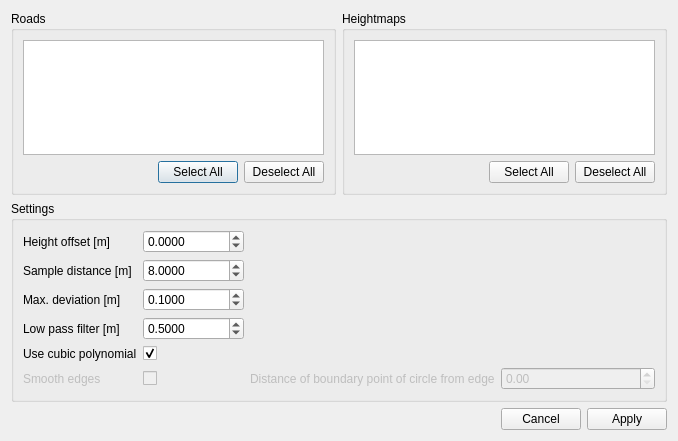
<?xml version="1.0" encoding="UTF-8"?>
<ui version="4.0">
 <class>SuperelevationWizard</class>
 <widget class="QDialog" name="SuperelevationWizard">
  <property name="geometry">
   <rect>
    <x>0</x>
    <y>0</y>
    <width>678</width>
    <height>441</height>
   </rect>
  </property>
  <property name="windowTitle">
   <string>Dialog</string>
  </property>
  <layout class="QVBoxLayout" name="verticalLayout_4">
   <item>
    <layout class="QHBoxLayout" name="horizontalLayout_3">
     <item>
      <widget class="QGroupBox" name="groupBox">
       <property name="title">
        <string>Roads</string>
       </property>
       <layout class="QVBoxLayout" name="verticalLayout">
        <item>
         <widget class="QListWidget" name="roadsList"/>
        </item>
        <item>
         <layout class="QHBoxLayout" name="horizontalLayout">
          <item>
           <spacer name="horizontalSpacer">
            <property name="orientation">
             <enum>Qt::Horizontal</enum>
            </property>
            <property name="sizeHint" stdset="0">
             <size>
              <width>40</width>
              <height>20</height>
             </size>
            </property>
           </spacer>
          </item>
          <item>
           <widget class="QPushButton" name="selectAllRoads">
            <property name="text">
             <string>Select All</string>
            </property>
           </widget>
          </item>
          <item>
           <widget class="QPushButton" name="deselectAllRoads">
            <property name="text">
             <string>Deselect All</string>
            </property>
           </widget>
          </item>
         </layout>
        </item>
       </layout>
      </widget>
     </item>
     <item>
      <widget class="QGroupBox" name="groupBox_2">
       <property name="title">
        <string>Heightmaps</string>
       </property>
       <layout class="QVBoxLayout" name="verticalLayout_3">
        <item>
         <layout class="QVBoxLayout" name="verticalLayout_2">
          <item>
           <widget class="QListWidget" name="heightmapsList"/>
          </item>
          <item>
           <layout class="QHBoxLayout" name="horizontalLayout_2">
            <item>
             <spacer name="horizontalSpacer_2">
              <property name="orientation">
               <enum>Qt::Horizontal</enum>
              </property>
              <property name="sizeHint" stdset="0">
               <size>
                <width>40</width>
                <height>20</height>
               </size>
              </property>
             </spacer>
            </item>
            <item>
             <widget class="QPushButton" name="selectAllMaps">
              <property name="text">
               <string>Select All</string>
              </property>
             </widget>
            </item>
            <item>
             <widget class="QPushButton" name="deselectAllMaps">
              <property name="text">
               <string>Deselect All</string>
              </property>
             </widget>
            </item>
           </layout>
          </item>
         </layout>
        </item>
       </layout>
      </widget>
     </item>
    </layout>
   </item>
   <item>
    <widget class="QGroupBox" name="groupBox_3">
     <property name="title">
      <string>Settings</string>
     </property>
     <layout class="QGridLayout" name="gridLayout">
      <item row="5" column="0">
       <widget class="QLabel" name="filterLabel">
        <property name="text">
         <string>Low pass filter [m]</string>
        </property>
       </widget>
      </item>
      <item row="5" column="1">
       <widget class="QDoubleSpinBox" name="filterBox">
        <property name="decimals">
         <number>4</number>
        </property>
        <property name="minimum">
         <double>0.000000000000000</double>
        </property>
        <property name="maximum">
         <double>1.000000000000000</double>
        </property>
        <property name="singleStep">
         <double>0.100000000000000</double>
        </property>
        <property name="value">
         <double>0.500000000000000</double>
        </property>
       </widget>
      </item>
      <item row="3" column="1">
       <widget class="QDoubleSpinBox" name="deviationBox">
        <property name="decimals">
         <number>4</number>
        </property>
        <property name="minimum">
         <double>-9999999.000000000000000</double>
        </property>
        <property name="maximum">
         <double>9999999.000000000000000</double>
        </property>
        <property name="singleStep">
         <double>0.100000000000000</double>
        </property>
        <property name="value">
         <double>0.100000000000000</double>
        </property>
       </widget>
      </item>
      <item row="3" column="0">
       <widget class="QLabel" name="deviationLabel">
        <property name="text">
         <string>Max. deviation [m]</string>
        </property>
       </widget>
      </item>
      <item row="2" column="0">
       <widget class="QLabel" name="sampleLabel">
        <property name="text">
         <string>Sample distance [m]</string>
        </property>
       </widget>
      </item>
      <item row="2" column="1">
       <widget class="QDoubleSpinBox" name="sampleBox">
        <property name="decimals">
         <number>4</number>
        </property>
        <property name="minimum">
         <double>-9999999.000000000000000</double>
        </property>
        <property name="maximum">
         <double>9999999.000000000000000</double>
        </property>
        <property name="singleStep">
         <double>1.000000000000000</double>
        </property>
        <property name="value">
         <double>8.000000000000000</double>
        </property>
       </widget>
      </item>
      <item row="6" column="0">
       <widget class="QLabel" name="useCubicLabel">
        <property name="text">
         <string>Use cubic polynomial</string>
        </property>
       </widget>
      </item>
      <item row="0" column="1">
       <widget class="QDoubleSpinBox" name="heightBox">
        <property name="decimals">
         <number>4</number>
        </property>
        <property name="minimum">
         <double>-9999999.000000000000000</double>
        </property>
        <property name="maximum">
         <double>9999999.000000000000000</double>
        </property>
        <property name="singleStep">
         <double>0.010000000000000</double>
        </property>
       </widget>
      </item>
      <item row="0" column="0">
       <widget class="QLabel" name="heightLabel">
        <property name="text">
         <string>Height offset [m]</string>
        </property>
       </widget>
      </item>
      <item row="0" column="4">
       <spacer name="horizontalSpacer_3">
        <property name="orientation">
         <enum>Qt::Horizontal</enum>
        </property>
        <property name="sizeHint" stdset="0">
         <size>
          <width>40</width>
          <height>20</height>
         </size>
        </property>
       </spacer>
      </item>
      <item row="6" column="1">
       <widget class="QCheckBox" name="useCubicBox">
        <property name="text">
         <string/>
        </property>
        <property name="checked">
         <bool>true</bool>
        </property>
       </widget>
      </item>
      <item row="7" column="1">
       <widget class="QCheckBox" name="smoothEdges">
        <property name="enabled">
         <bool>false</bool>
        </property>
        <property name="text">
         <string/>
        </property>
        <property name="tristate">
         <bool>false</bool>
        </property>
       </widget>
      </item>
      <item row="7" column="0">
       <widget class="QLabel" name="smoothEdgesLabel">
        <property name="enabled">
         <bool>false</bool>
        </property>
        <property name="text">
         <string>Smooth edges</string>
        </property>
       </widget>
      </item>
      <item row="7" column="4">
       <widget class="QDoubleSpinBox" name="radius">
        <property name="enabled">
         <bool>false</bool>
        </property>
       </widget>
      </item>
      <item row="7" column="2">
       <widget class="QLabel" name="radiusLabel">
        <property name="enabled">
         <bool>false</bool>
        </property>
        <property name="text">
         <string>Distance of boundary point of circle from edge</string>
        </property>
       </widget>
      </item>
     </layout>
    </widget>
   </item>
   <item>
    <widget class="QDialogButtonBox" name="buttonBox">
     <property name="orientation">
      <enum>Qt::Horizontal</enum>
     </property>
     <property name="standardButtons">
      <set>QDialogButtonBox::Apply|QDialogButtonBox::Cancel</set>
     </property>
    </widget>
   </item>
  </layout>
 </widget>
 <tabstops>
  <tabstop>selectAllRoads</tabstop>
  <tabstop>deselectAllRoads</tabstop>
  <tabstop>selectAllMaps</tabstop>
  <tabstop>deselectAllMaps</tabstop>
  <tabstop>buttonBox</tabstop>
  <tabstop>roadsList</tabstop>
  <tabstop>heightmapsList</tabstop>
 </tabstops>
 <resources/>
 <connections>
  <connection>
   <sender>buttonBox</sender>
   <signal>accepted()</signal>
   <receiver>SuperelevationWizard</receiver>
   <slot>accept()</slot>
   <hints>
    <hint type="sourcelabel">
     <x>248</x>
     <y>254</y>
    </hint>
    <hint type="destinationlabel">
     <x>157</x>
     <y>274</y>
    </hint>
   </hints>
  </connection>
  <connection>
   <sender>buttonBox</sender>
   <signal>rejected()</signal>
   <receiver>SuperelevationWizard</receiver>
   <slot>reject()</slot>
   <hints>
    <hint type="sourcelabel">
     <x>316</x>
     <y>260</y>
    </hint>
    <hint type="destinationlabel">
     <x>286</x>
     <y>274</y>
    </hint>
   </hints>
  </connection>
 </connections>
</ui>
